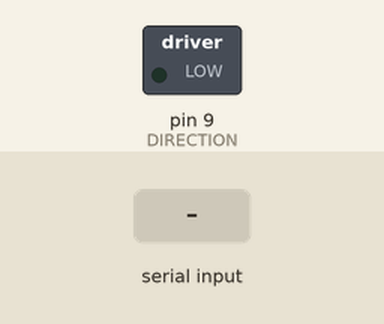
Simulated run of this sketch. Board: Arduino Uno, built with avr-gcc and run on an emulated ATmega328P. On the bench: switched loads named in the sketch (green lamp = pin HIGH). Inputs (shaded band) come from the test bench. Pins used as bus, display or sensor lines are not drawn.

Above: at 1.2 s.
1.3 s: "d:45\n" received over Serial
At 4.0 s:
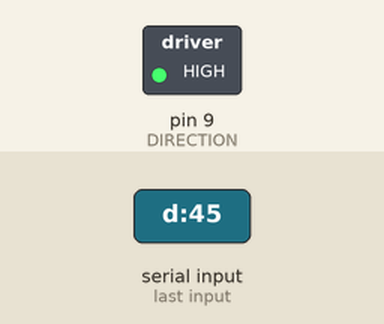
Timing chart, 0 to 5.5 s (numbered marks = the images above; inputs shaded):
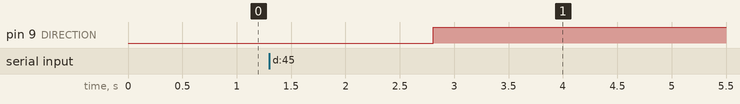

The sketch:

arduino-stepper.ino
```cpp
#define MOTOR_STEPS 200
int speed = 3000;

int STEPS = 11;
int DIRECTION = 9;

void setup() {
  Serial.begin(57600);
  pinMode(STEPS, OUTPUT);
  pinMode(DIRECTION, OUTPUT);
  digitalWrite(DIRECTION, LOW);
}

void loop() {
  parseSerialInput();
  turn();
}

void turn() {
  for (int i = 0; i < MOTOR_STEPS; i++) {
    digitalWrite(STEPS, HIGH);
    digitalWrite(STEPS, LOW);
    delayMicroseconds(speed);
  }
}

void parseSerialInput() {
  if (Serial.available() > 0) {
    String str = Serial.readString();
    int separatorIndex = str.indexOf(':');
    if (separatorIndex <= 0)
      return;

    String command = str.substring(0, separatorIndex);
    int value = str.substring(separatorIndex + 1).toInt();

    switch (command[0]) {
      case 's':
        speed = value;
        break;
      case 'd':
        digitalWrite(DIRECTION, value);
        break;
      default:
        break;
    }
  }
}
```

Measured:
- after the input at 1.3 s, pin 9 (DIRECTION): LOW → HIGH after 1.5 s
